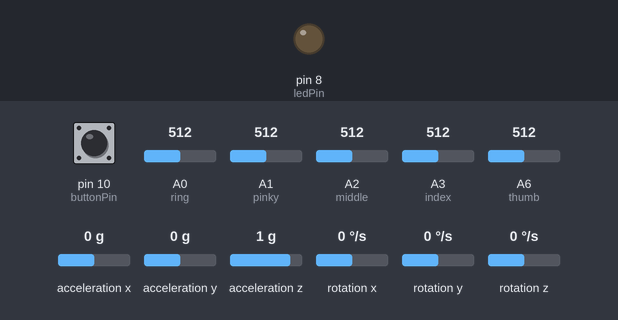
Bench run of a sketch on a simulated Arduino Nano, built with avr-gcc and run on an emulated ATmega328P. On the bench: output pins drawn as LEDs (lit = HIGH). Wiring (inferred from the names in the program): MPU-6050 motion sensor at I2C address 0x68. The inputs (shaded band) are chosen by the test bench; at power-on: pin 10 (buttonPin) LOW, A0 (ring) = 512, A1 (pinky) = 512, A2 (middle) = 512, A3 (index) = 512, A6 (thumb) = 512, acceleration x 0 g, acceleration y 0 g, acceleration z 1 g, rotation x 0 °/s, rotation y 0 °/s, rotation z 0 °/s.

Above: at 1.2 s.
1.3 s: pin 10 (buttonPin) pulled HIGH for 0.15 s
At 2.5 s:
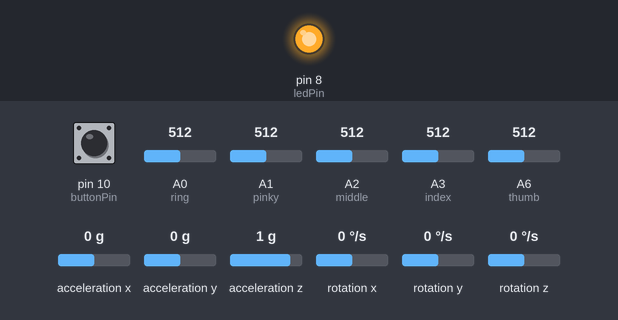
2.9 s: pin 10 (buttonPin) pulled HIGH for 1 s
At 3.8 s:
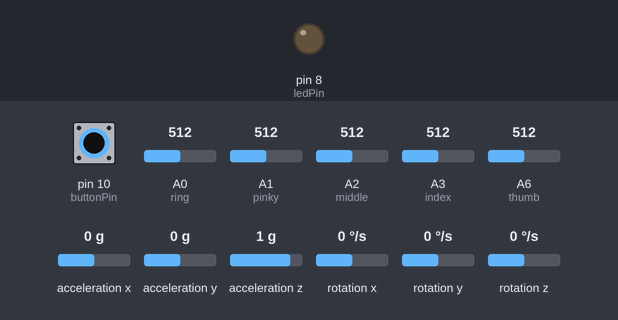
5.4 s: pin 10 (buttonPin) pulled HIGH for 3.2 s
At 5.8 s:
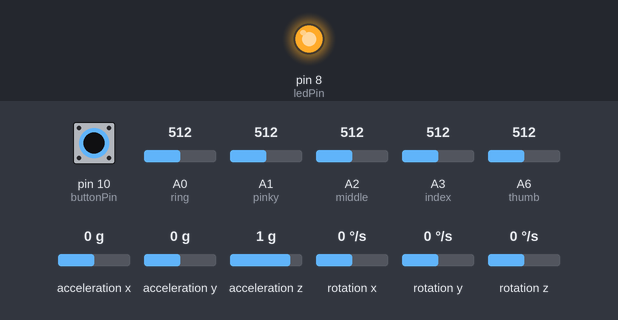
Timing chart, 0 to 8.4 s (numbered marks = the images above; inputs shaded):
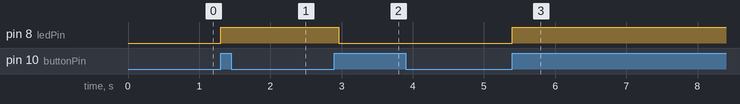

Measured:
- after the input at 1.3 s, pin 8 (ledPin): LOW → HIGH at once
- after the input at 2.9 s, pin 8 (ledPin): HIGH → LOW after 0.06 s
- after the input at 5.4 s, pin 8 (ledPin): LOW → HIGH at once

The sketch:

new_gyro_test-L.ino
```cpp
 // MPU-6050 Short Example Sketch
// By Arduino User JohnChi
// August 17, 2014
// Public Domain
#include<Wire.h>
#include<SoftwareSerial.h>
SoftwareSerial BTSerial(2,3); //RX | TX
const int MPU_addr=0x68;  // I2C address of the MPU-6050
int16_t AcX,AcY,AcZ,Tmp,GyX,GyY,GyZ;

// constants won't change. They're used here to set pin numbers:
const int buttonPin = 10;     // the number of the pushbutton pin
const int ledPin =  8;      // the number of the LED pin

// variables will change:
int currButtonState = 0;         // variable for reading the pushbutton status
int prevButtonState = 0;
int activeState = 0;

const int ring = A0;
const int pinky = A1;
const int middle = A2;
const int index = A3;
const int thumb = A6;

void setup(){
  Wire.begin();
  Wire.beginTransmission(MPU_addr);
  Wire.write(0x6B);  // PWR_MGMT_1 register
  Wire.write(0);     // set to zero (wakes up the MPU-6050)
  Wire.endTransmission(true);
  pinMode(ring, INPUT);
  pinMode(pinky, INPUT);
  pinMode(middle, INPUT);
  pinMode(ring, INPUT);
  pinMode(thumb, INPUT);

  // initialize the LED pin as an output:
  pinMode(ledPin, OUTPUT);
  // initialize the pushbutton pin as an input:
  pinMode(buttonPin, INPUT);
  //BTSerial.begin(9600);
  BTSerial.begin(9600);
  Serial.begin(9600);
}
void loop(){
   // read the state of the pushbutton value:

  currButtonState = digitalRead(buttonPin);
  if(prevButtonState == 0 && currButtonState == 1){
    if(activeState == 0){
        activeState = 1;
        digitalWrite(ledPin, HIGH);
    }
    else{
      activeState = 0;
      digitalWrite(ledPin, LOW);
    }
  }
  prevButtonState = currButtonState;

  if(activeState == 1){
        Wire.beginTransmission(MPU_addr);
        Wire.write(0x3B);  // starting with register 0x3B (ACCEL_XOUT_H)
        Wire.endTransmission(false);
        Wire.requestFrom(MPU_addr,14,true);  // request a total of 14 registers
        AcX=Wire.read()<<8|Wire.read();  // 0x3B (ACCEL_XOUT_H) & 0x3C (ACCEL_XOUT_L)
        AcY=Wire.read()<<8|Wire.read();  // 0x3D (ACCEL_YOUT_H) & 0x3E (ACCEL_YOUT_L)
        AcZ=Wire.read()<<8|Wire.read();  // 0x3F (ACCEL_ZOUT_H) & 0x40 (ACCEL_ZOUT_L)
        Tmp=Wire.read()<<8|Wire.read();  // 0x41 (TEMP_OUT_H) & 0x42 (TEMP_OUT_L)
        GyX=Wire.read()<<8|Wire.read();  // 0x43 (GYRO_XOUT_H) & 0x44 (GYRO_XOUT_L)
        GyY=Wire.read()<<8|Wire.read();  // 0x45 (GYRO_YOUT_H) & 0x46 (GYRO_YOUT_L)
        GyZ=Wire.read()<<8|Wire.read();  // 0x47 (GYRO_ZOUT_H) & 0x48 (GYRO_ZOUT_L)

        int flex1 = analogRead(thumb);
        int flex2 = analogRead(index);
        int flex3 = analogRead(middle);
        int flex4 = analogRead(ring);
        int flex5 = analogRead(pinky);

        BTSerial.print("LSTART "); BTSerial.print(AcX);
        BTSerial.print(" "); BTSerial.print(AcY);
        BTSerial.print(" "); BTSerial.print(AcZ);
        BTSerial.print(" "); BTSerial.print(0);
        BTSerial.print(" "); BTSerial.print(0);
        BTSerial.print(" "); BTSerial.print(0);
        BTSerial.print(" "); BTSerial.print(flex1);
        BTSerial.print(" "); BTSerial.print(flex2);
        BTSerial.print(" "); BTSerial.print(flex3);
        BTSerial.print(" "); BTSerial.print(flex4);
        BTSerial.print(" "); BTSerial.print(flex5);
        BTSerial.println(" END");
        delay(10);
  }
}
```
